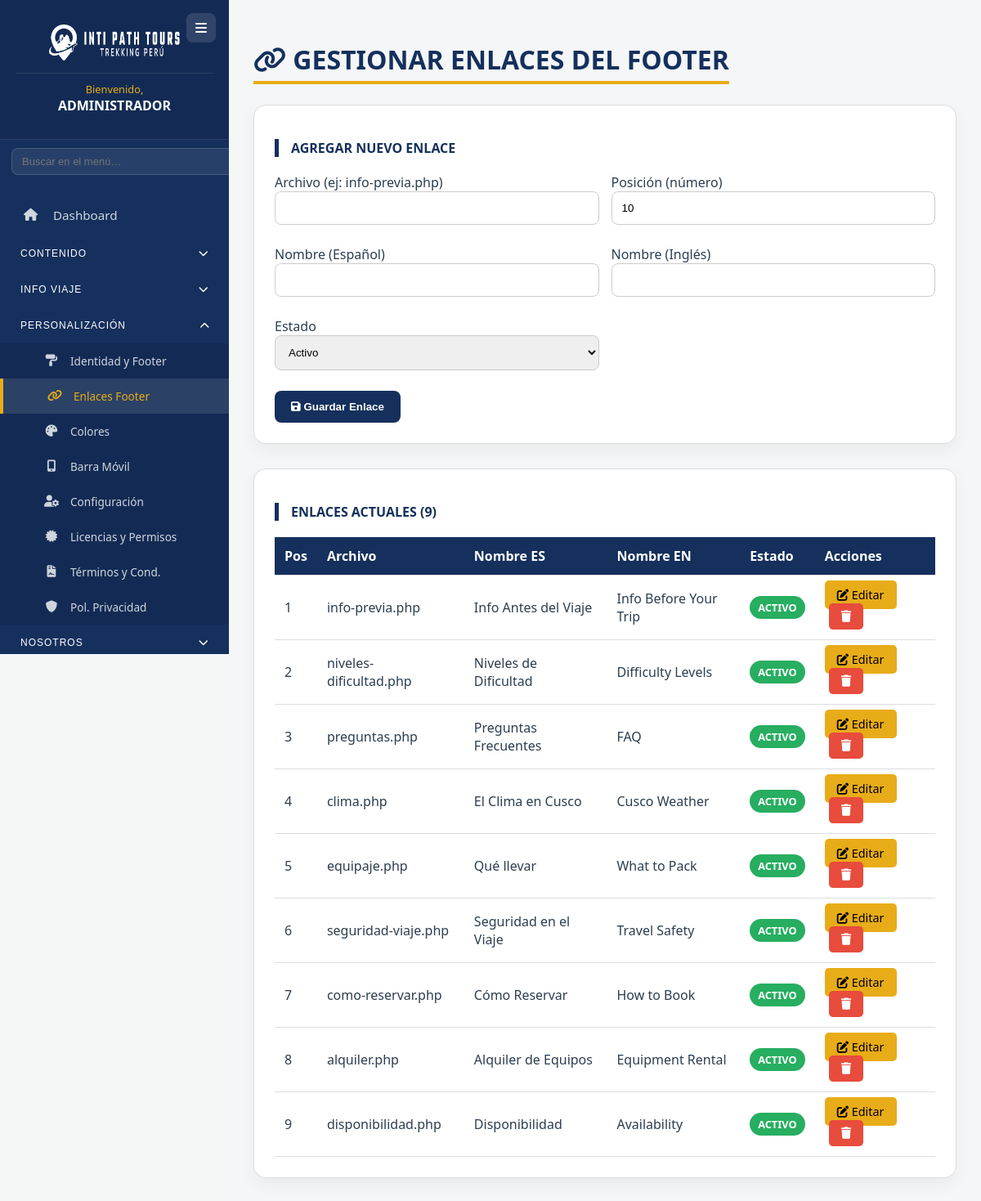
Page /admin/admin_footer_links.php (signed in) on the committed database.
### tables this page shows
CREATE TABLE `footer_links` (
  `id` int NOT NULL AUTO_INCREMENT,
  `enlace` varchar(255) NOT NULL,
  `nombre_es` varchar(255) NOT NULL,
  `nombre_en` varchar(255) NOT NULL,
  `posicion` int DEFAULT '0',
  `estado` enum('activo','inactivo') DEFAULT 'activo',
  PRIMARY KEY (`id`)
);

### admin/admin_footer_links.php (the view, shortened to what this page needs)
<?php
$db = (new Database())->getConnection();
$links = $db->query("SELECT * FROM footer_links ORDER BY posicion ASC")->fetchAll(PDO::FETCH_ASSOC);
?>
<!DOCTYPE html>
<html lang="es">
<head>
    <link rel="stylesheet" href="../assets/css/admin.css">
    <link rel="stylesheet" href="https://cdnjs.cloudflare.com/ajax/libs/font-awesome/6.0.0/css/all.min.css">
</head>
<body>
    <div class="admin-wrapper">
        <?php include '../includes/sidebar.php'; ?>
        <main class="main-content" style="padding: 30px;">
            <h1 class="admin-title-inti"><i class="fas fa-link"></i> Gestionar Enlaces del Footer</h1>
            <div class="card-admin">
                <h3><?= isset($_GET['edit']) ? 'Editar Enlace' : 'Agregar Nuevo Enlace' ?></h3>
                <?php
                $edit = ['id'=>'','enlace'=>'','nombre_es'=>'','nombre_en'=>'','posicion'=>'','estado'=>'activo'];
                ?>
                <form method="POST">
                    <div style="display: grid; grid-template-columns: 1fr 1fr; gap: 15px;">
                        <div>
                            <label>Archivo (ej: info-previa.php)</label>
                            <input type="text" name="enlace" value="<?= $edit['enlace'] ?>" class="form-control" required>
                        </div>
                        <div>
                            <label>Posición (número)</label>
                            <input type="number" name="posicion" value="<?= $edit['posicion'] ?: count($links)+1 ?>" class="form-control" required>
                        </div>
                        <div>
                            <label>Nombre (Español)</label>
                            <input type="text" name="nombre_es" value="<?= $edit['nombre_es'] ?>" class="form-control" required>
                        </div>
                        <div>
                            <label>Nombre (Inglés)</label>
                            <input type="text" name="nombre_en" value="<?= $edit['nombre_en'] ?>" class="form-control" required>
                        </div>
                        <div>
                            <label>Estado</label>
                            <select name="estado" class="form-control">
                                <option value="activo" <?= ($edit['estado']=='activo')?'selected':'' ?>>Activo</option>
                            </select>
                        </div>
                    </div>
                    <button type="submit" name="guardar" class="btn-admin" style="margin-top: 15px;">
                        <i class="fas fa-save"></i> Guardar Enlace
                    </button>
                </form>
            </div>
            <div class="card-admin">
                <h3>Enlaces Actuales (<?= count($links) ?>)</h3>
                <table>
                    <thead>
                        <tr>
                            <th>Pos</th>
                            <th>Archivo</th>
                            <th>Nombre ES</th>
                            <th>Nombre EN</th>
                            <th>Estado</th>
                            <th>Acciones</th>
                        </tr>
                    </thead>
                    <tbody>
                        <?php foreach($links as $l): ?>
                        <tr>
                            <td><?= $l['posicion'] ?></td>
                            <td><?= $l['enlace'] ?></td>
                            <td><?= $l['nombre_es'] ?></td>
                            <td><?= $l['nombre_en'] ?></td>
                            <td>
                                <span class="badge <?= $l['estado']=='activo'?'badge-activo':'badge-inactivo' ?>">
                                    <?= $l['estado'] ?>
                                </span>
                            </td>
                            <td>
                                <a href="?edit=<?= $l['id'] ?>" class="btn-editar"><i class="fas fa-edit"></i> Editar</a>
                                <button onclick="confDel(<?= $l['id'] ?>)" class="btn-eliminar" style="margin-left: 5px;"><i class="fas fa-trash"></i></button>
                            </td>
                        </tr>
                        <?php endforeach; ?>
                    </tbody>
                </table>
            </div>
        </main>
    </div>
</body>
</html>

### includes/sidebar.php (shortened to what this page needs)
<?php
$pagina_actual = basename($_SERVER['PHP_SELF']);
$en_resenas = ($pagina_actual == 'admin_index.php');
$usuario_nombre = trim($_SESSION['admin_nombre'] ?? 'Administrador');
$mis_accesos = (isset($_SESSION['permisos']) && is_array($_SESSION['permisos'])) ? $_SESSION['permisos'] : [];
if (strtolower($usuario_nombre) == 'admin' || strtolower($usuario_nombre) == 'administrador') {
    $mis_accesos = [
        'mensajes', 'header_footer', 'footer_links', 'licencias',
        'sliders', 'tours', 'usuarios',
        'config', 'barra_movil', 'contenido_index', 'colores',
        'tipos_tours', 'info_viaje', 'calendario',
        'reclamos', 'terminos', 'privacidad', 'faqs', 'nosotros', 'blog', 'unete',
        'equipo', 'grupos', 'seguridad', 'garantia',
        'info_previa', 'niveles_dificultad', 'clima', 'equipaje',
        'seguridad_viaje', 'como_reservar', 'alquiler', 'disponibilidad', 'preguntas',
        'reservas_info',
                'reservas', 'pagos', 'plantilla_pdf', 'config_pagos', 'config_bancos',
        'paginas', 'seo', 'fundacion'
    ];
}
?>
<aside class="sidebar" id="sidebar">
    <div class="sidebar-header">
        <a href="index.php">
            <img src="../assets/img/logo_intipath.png" alt="IntiPath Tours Logo" class="logo-admin" style="filter: brightness(0) invert(1); max-width: 160px;">
        </a>
        <button type="button" id="sidebarToggle" title="Ocultar menú" aria-label="Ocultar menú lateral">
            <i class="fas fa-bars"></i>
        </button>
        <div style="margin-top: 15px; border-top: 1px solid rgba(255,255,255,0.1); padding-top: 10px;">
            <p style="font-size: 0.8rem; color: #E8AC18; margin: 0;">Bienvenido,</p>
            <p style="font-weight: bold; color: #fff; margin: 0;"><?php echo htmlspecialchars($usuario_nombre); ?></p>
        </div>
    </div>
    <div class="sidebar-buscador" style="padding: 10px 14px 4px;">
        <input type="text" id="sidebarBuscar" placeholder="Buscar en el menú…" style="width:100%; padding:8px 12px; border-radius:8px; border:1px solid rgba(255,255,255,0.15); background:rgba(255,255,255,0.08); color:#fff; font-size:13px; outline:none;">
    </div>
    <ul class="sidebar-menu" id="sidebarMenu">
        <li>
            <a href="index.php" class="<?php echo ($pagina_actual == 'index.php') ? 'active' : ''; ?>">
                <i class="fas fa-home"></i> Dashboard
            </a>
        </li>
        <li>
            <button type="button" class="acordeon-trigger" onclick="toggleAcordeon('grupo-contenido', this, event)">
                <span>CONTENIDO</span>
                <i class="fas fa-chevron-down acordeon-flecha <?php echo (in_array($pagina_actual, ['tours.php', 'admin_blog.php', 'admin_unete.php', 'edit_sliders.php', 'tipos_tours.php', 'info_viaje.php', 'calendario_admin.php', 'admin_fundacion.php']) || $en_resenas) ? 'rotada' : ''; ?>"></i>
            </button>
        </li>
        <li>
            <button type="button" class="acordeon-trigger" onclick="toggleAcordeon('grupo-info-viaje', this, event)">
                <span>INFO VIAJE</span>
                <i class="fas fa-chevron-down acordeon-flecha <?php echo (in_array($pagina_actual, ['admin_info-previa.php', 'admin_niveles-dificultad.php', 'admin_clima.php', 'admin_equipaje.php', 'admin_seguridad-viaje.php', 'admin_como-reservar.php', 'admin_alquiler.php', 'admin_disponibilidad.php', 'admin_reservas-info.php'])) ? 'rotada' : ''; ?>"></i>
            </button>
        </li>
        <li>
            <button type="button" class="acordeon-trigger" onclick="toggleAcordeon('grupo-personalizar', this, event)">
                <span>PERSONALIZACIÓN</span>
                <i class="fas fa-chevron-down acordeon-flecha <?php echo (in_array($pagina_actual, ['admin_footer.php', 'licencias.php', 'admin_terminos.php', 'admin_privacidad.php', 'configuracion.php', 'admin_footer_links.php', 'colores.php'])) ? 'rotada' : ''; ?>"></i>
            </button>
            <ul id="grupo-personalizar" class="acordeon-contenido <?php echo (in_array($pagina_actual, ['admin_footer.php', 'licencias.php', 'admin_terminos.php', 'admin_privacidad.php', 'configuracion.php', 'admin_footer_links.php', 'colores.php'])) ? 'abierto' : ''; ?>">
                <?php if (in_array('header_footer', $mis_accesos)): ?>
                    <li><a href="admin_footer.php" class="<?php echo ($pagina_actual == 'admin_footer.php') ? 'active' : ''; ?>"><i class="fas fa-paint-roller"></i> Identidad y Footer</a></li>
                <?php endif; ?>
                <?php if (in_array('footer_links', $mis_accesos)): ?>
                    <li><a href="admin_footer_links.php" class="<?php echo ($pagina_actual == 'admin_footer_links.php') ? 'active' : ''; ?>"><i class="fas fa-link"></i> Enlaces Footer</a></li>
                <?php endif; ?>
                <?php if (in_array('colores', $mis_accesos)): ?>
                    <li><a href="colores.php" class="<?php echo ($pagina_actual == 'colores.php') ? 'active' : ''; ?>"><i class="fas fa-palette"></i> Colores</a></li>
                <?php endif; ?>
                <?php if (in_array('barra_movil', $mis_accesos)): ?>
                    <li><a href="admin_barra_responsive.php" class="<?php echo ($pagina_actual == 'admin_barra_responsive.php') ? 'active' : ''; ?>"><i class="fas fa-mobile-alt"></i> Barra Móvil</a></li>
                <?php endif; ?>
                <?php if (in_array('config', $mis_accesos)): ?>
                    <li><a href="configuracion.php" class="<?php echo ($pagina_actual == 'configuracion.php') ? 'active' : ''; ?>"><i class="fas fa-user-cog"></i> Configuración</a></li>
                <?php endif; ?>
                <?php if (in_array('licencias', $mis_accesos)): ?>
                    <li><a href="licencias.php" class="<?php echo ($pagina_actual == 'licencias.php') ? 'active' : ''; ?>"><i class="fas fa-certificate"></i> Licencias y Permisos</a></li>
                <?php endif; ?>
                <?php if (in_array('terminos', $mis_accesos)): ?>
                    <li><a href="admin_terminos.php" class="<?php echo ($pagina_actual == 'admin_terminos.php') ? 'active' : ''; ?>"><i class="fas fa-file-contract"></i> Términos y Cond.</a></li>
                <?php endif; ?>
                <?php if (in_array('privacidad', $mis_accesos)): ?>
                    <li><a href="admin_privacidad.php" class="<?php echo ($pagina_actual == 'admin_privacidad.php') ? 'active' : ''; ?>"><i class="fas fa-shield-alt"></i> Pol. Privacidad</a></li>
                <?php endif; ?>
            </ul>
        </li>
        <li>
            <button type="button" class="acordeon-trigger" onclick="toggleAcordeon('grupo-nosotros', this, event)">
                <span>NOSOTROS</span>
                <i class="fas fa-chevron-down acordeon-flecha <?php echo (in_array($pagina_actual, ['gestionar_nosotros.php', 'admin_menu_nosotros.php', 'preguntas_frecuentes.php', 'faq_editar.php', 'editar_nosotros.php', 'admin_equipo-guia.php', 'admin_grupos.php', 'admin_seguridad.php', 'admin_garantia.php', 'preguntas.php'])) ? 'rotada' : ''; ?>"></i>
            </button>
        </li>
    </ul>
</aside>

### assets/css/admin.css (style rules this page uses)
:root { --color-primario-azul: #15305D; --color-secundario-amarillo: #E8AC18; --color-texto-oscuro: #2C3E50; --color-texto-claro: #ECF0F1; --sidebar-width: 280px; }
body { background-color: #f4f6f7; font-family: 'Montserrat', sans-serif; margin: 0; color: var(--color-texto-oscuro); }
.admin-wrapper, .admin-container { display: flex; min-height: 100vh; }
.sidebar { width: var(--sidebar-width); background-color: var(--color-primario-azul); color: white; display: flex; flex-direction: column; flex-shrink: 0; transition: all 0.3s ease; z-index: 100; }
.sidebar-header { padding: 30px 20px; text-align: center; background-color: rgba(0,0,0,0.1); border-bottom: 1px solid rgba(255,255,255,0.1); }
.logo-admin { max-width: 160px; height: auto; display: block; margin: 0 auto; }
.sidebar-menu { list-style: none; padding: 20px 0; margin: 0; }
.sidebar-menu li a { display: flex; align-items: center; padding: 15px 25px; color: rgba(255,255,255,0.8); text-decoration: none; transition: 0.3s; font-size: 0.95rem; }
.sidebar-menu li a i { width: 25px; margin-right: 15px; text-align: center; }
.sidebar-menu li a:hover, .sidebar-menu li a.active { background-color: rgba(255,255,255,0.1); color: var(--color-secundario-amarillo); border-left: 4px solid var(--color-secundario-amarillo); }
.acordeon-trigger { width: 100%; background: none; border: none; color: #ffffff; padding: 15px 25px; text-align: left; font-size: 0.75rem; cursor: pointer; display: flex; justify-content: space-between; align-items: center; letter-spacing: 1px; }
.acordeon-contenido { list-style: none; padding: 0; background: rgba(0, 0, 0, 0.1); max-height: 0; overflow: hidden; transition: max-height 0.3s ease-out; }
.acordeon-contenido.abierto { max-height: 2000px; }
.acordeon-flecha { transition: transform 0.3s ease; }
.acordeon-flecha.rotada { transform: rotate(180deg); }
.acordeon-contenido li a { padding: 12px 25px 12px 52px; font-size: 0.85rem; border-left: none; }
.acordeon-contenido li a i { width: 22px; margin-right: 12px; font-size: 0.9rem; }
@media (min-width: 1025px) { .sidebar { position: sticky; top: 0; height: 100vh; overflow-y: auto; } }
.main-content { flex: 1; padding: 30px 40px; overflow-y: auto; background-color: #f4f6f7; }
.badge { display: inline-block; padding: 4px 10px; border-radius: 20px; font-size: 0.75rem; font-weight: 700; text-transform: uppercase; }

### admin/admin_footer_links.php (style rules this page uses)
:root { --admin-blue: #15305D; --admin-accent: #E8AC18; --bg-light: #f4f7f6; }
body { background-color: var(--bg-light); font-family: 'Segoe UI', sans-serif; }
.admin-title-inti { color: var(--admin-blue); font-weight: 800; border-bottom: 4px solid var(--admin-accent); display: inline-block; padding-bottom: 5px; margin-bottom: 25px; text-transform: uppercase; }
.card-admin { background: #fff; padding: 25px; border-radius: 15px; box-shadow: 0 8px 20px rgba(0, 0, 0, 0.05); margin-bottom: 30px; border: 1px solid #ddd; }
.card-admin h3 { border-left: 5px solid var(--admin-blue); padding-left: 15px; color: var(--admin-blue); margin-bottom: 20px; text-transform: uppercase; font-size: 1rem; }
.form-control { width: 100%; padding: 12px; border: 1px solid #ccc; border-radius: 8px; box-sizing: border-box; margin-bottom: 10px; }
.btn-admin { background: var(--admin-blue); color: #fff; padding: 12px 20px; border: none; border-radius: 8px; cursor: pointer; font-weight: bold; transition: 0.3s; }
.btn-editar { background: var(--admin-accent); color: #000; padding: 8px 15px; border-radius: 5px; text-decoration: none; font-size: 0.9rem; }
.btn-eliminar { background: #e74c3c; color: #fff; padding: 8px 15px; border-radius: 5px; border: none; cursor: pointer; font-size: 0.9rem; }
table { width: 100%; border-collapse: collapse; }
th, td { padding: 12px; text-align: left; border-bottom: 1px solid #ddd; }
th { background: var(--admin-blue); color: #fff; }
.badge { padding: 5px 10px; border-radius: 20px; font-size: 0.8rem; }
.badge-activo { background: #27ae60; color: #fff; }

### includes/sidebar.php (style rules this page uses)
#sidebar { transition: width 0.35s ease, opacity 0.35s ease; min-width: 0; }
.sidebar-header { position: relative; }
#sidebarToggle { position: absolute; top: 16px; right: 16px; width: 36px; height: 36px; border-radius: 8px; border: none; background: rgba(255,255,255,0.12); color: #fff; cursor: pointer; display: flex; align-items: center; justify-content: center; font-size: 16px; transition: background 0.2s, color 0.2s; z-index: 10; }

### rows in the picture
footer_links: posicion "1", enlace "info-previa.php", nombre_es "Info Antes del Viaje", nombre_en "Info Before Your Trip", estado "ACTIVO"
footer_links: posicion "2", enlace "niveles-dificultad.php", nombre_es "Niveles de Dificultad", nombre_en "Difficulty Levels", estado "ACTIVO"
footer_links: posicion "3", enlace "preguntas.php", nombre_es "Preguntas Frecuentes", nombre_en "FAQ", estado "ACTIVO"
footer_links: posicion "4", enlace "clima.php", nombre_es "El Clima en Cusco", nombre_en "Cusco Weather", estado "ACTIVO"
footer_links: posicion "5", enlace "equipaje.php", nombre_es "Qué llevar", nombre_en "What to Pack", estado "ACTIVO"
footer_links: posicion "6", enlace "seguridad-viaje.php", nombre_es "Seguridad en el Viaje", nombre_en "Travel Safety", estado "ACTIVO"
footer_links: posicion "7", enlace "como-reservar.php", nombre_es "Cómo Reservar", nombre_en "How to Book", estado "ACTIVO"
footer_links: posicion "8", enlace "alquiler.php", nombre_es "Alquiler de Equipos", nombre_en "Equipment Rental", estado "ACTIVO"
footer_links: posicion "9", enlace "disponibilidad.php", nombre_es "Disponibilidad", nombre_en "Availability", estado "ACTIVO"

### other values in the picture
$usuario_nombre "ADMINISTRADOR"
count($links) "9"
